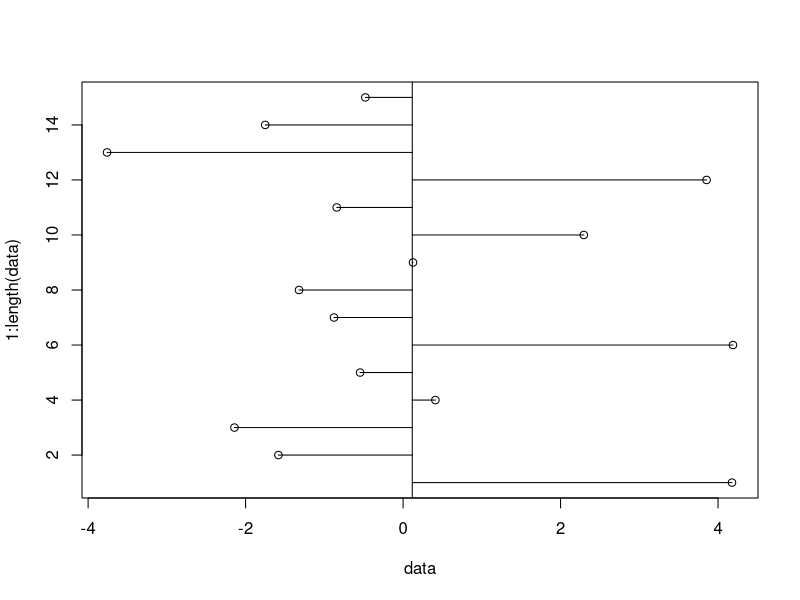
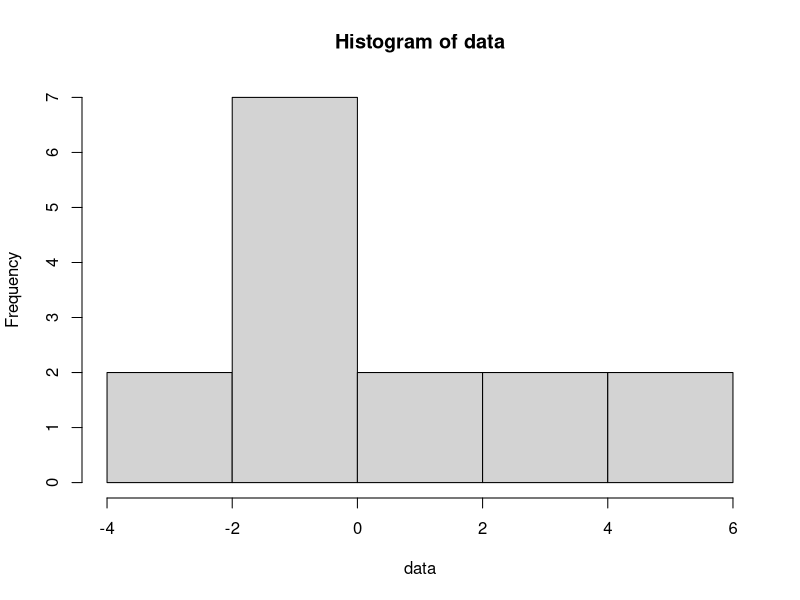
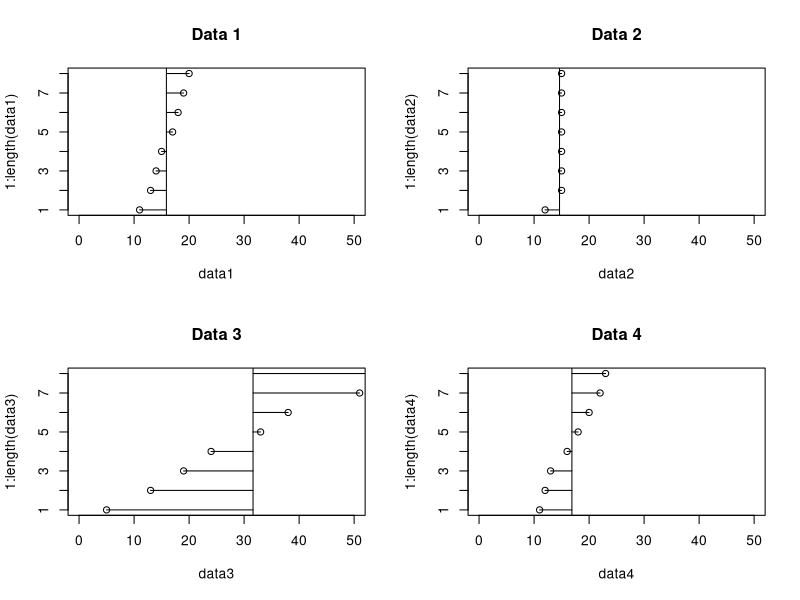

Write the R code that produced these figures, in order.
## ---- chunk 1
knitr::opts_chunk$set(echo = TRUE)
## ---- chunk 2
data <- rnorm(15,mean=0,sd=2)
plot(data,1:length(data))
abline(v=mean(data))
segments(mean(data),1:length(data),data,1:length(data))
sd(data)
hist(data)
## ---- chunk 3
data1 <- c(11,13,14,15,17,18,19,20)
data2 <- c(12,15,15,15,15,15,15,15)
data3 <- c(5,13,19,24,33,38,51,70)
data4 <- c(11,12,13,16,18,20,22,23)
par(mfrow=c(2,2))
plot(data1,1:length(data1),main="Data 1",xlim=c(0,50))
abline(v=mean(data1))
segments(mean(data1),1:length(data1),data1,1:length(data1))
sd(data1)
plot(data2,1:length(data2),main="Data 2",xlim=c(0,50))
abline(v=mean(data2))
segments(mean(data2),1:length(data2),data2,1:length(data2))
sd(data2)
plot(data3,1:length(data3),main="Data 3",xlim=c(0,50))
abline(v=mean(data3))
segments(mean(data3),1:length(data3),data3,1:length(data3))
sd(data3)
plot(data4,1:length(data4),main="Data 4",xlim=c(0,50))
abline(v=mean(data4))
segments(mean(data4),1:length(data4),data4,1:length(data4))
sd(data4)
